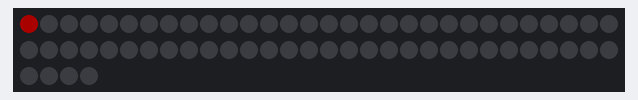
Simulated run of this sketch. Board: Arduino Uno, built with avr-gcc and run on an emulated ATmega328P. Parts: 64 RGB LEDs in strip order, left to right, continuing on the next row. Dim RGB values are drawn brighter than linear.

Above: at 0.05 s.
At 1.59 s:
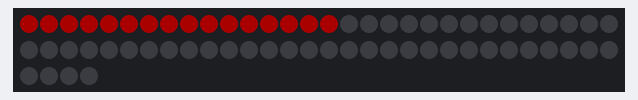
At 3.23 s:
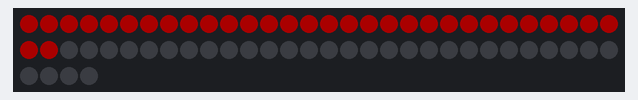
At 4.87 s:
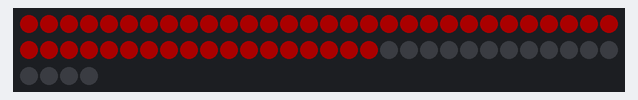
At 6.52 s:
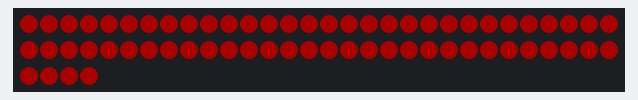

The sketch:

Neo5.ino
```cpp
#include <Adafruit_NeoPixel.h>

Adafruit_NeoPixel strip(64, 6);

void setup() {

  strip.begin();
  strip.setBrightness(50);
}

void loop() {

  strip.clear();


  for (int i = 0; i < strip.numPixels(); i++) {


    strip.setPixelColor(i, strip.Color(225, 0, 0));

    strip.show();
    delay(100);
  }
}
```

Measured:
- by itself, everything shown: repeats every 6.6 s, in 64 steps
